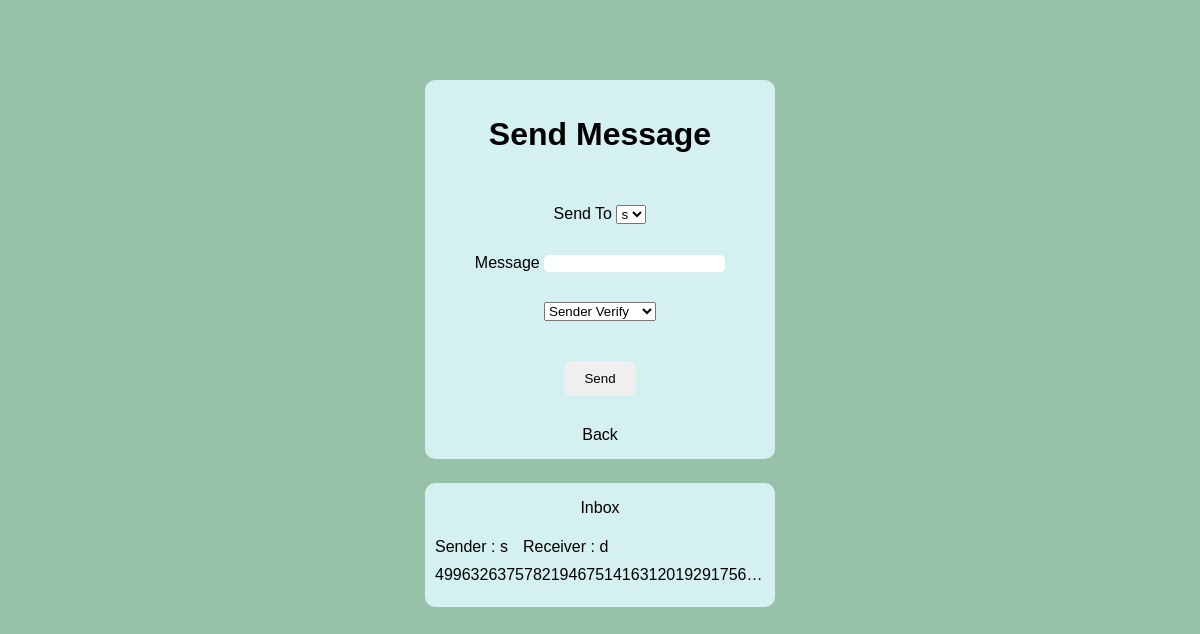
The app's page /custommessage (signed in), older data.
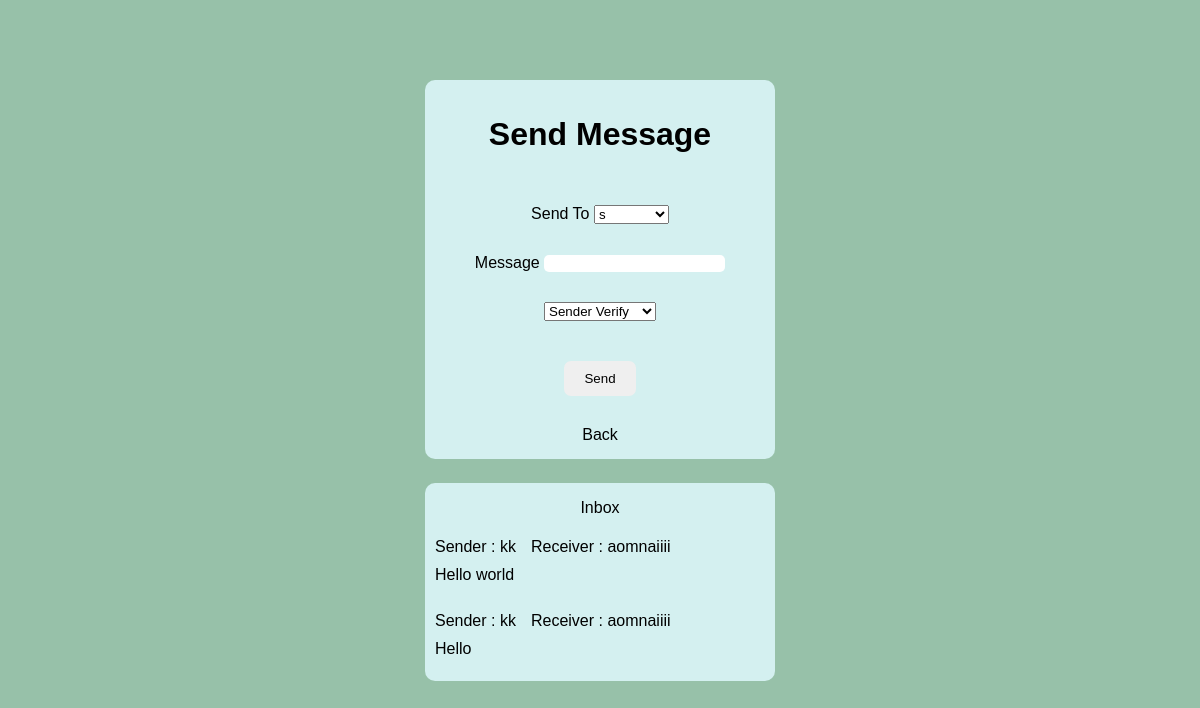
The same page, newer data.
### cryptoweb/models.py (models this page shows)
class Messages(models.Model):
    sender = models.CharField(max_length=64)
    receiver = models.CharField(max_length=64)
    message = models.CharField(max_length=512)
    signature = models.CharField(max_length=512)
    checkmessage = models.BooleanField(default=True)
    mode = models.CharField(max_length=32,default="None")

### cryptoweb/views.py (the view, shortened to what this page needs)
# urls.py: path('custommessage', views.custommessage, name="custommessage"),
def custommessage(request):
    if request.user.is_authenticated:
        realMessagesObject = Messages.objects.all()
        for m in realMessagesObject:
            m.checkmessage = (customhash.hash(m.message) == m.signature)
        messages = copy.deepcopy(realMessagesObject)
        newmessages = []
        for m in messages:
            if m.mode == "None":
                newmessages.append(m)
            elif m.mode == "Receiver Verify":
                if m.receiver == request.user.username:
                    Userkey = request.user.getPrivate_key()
                    m.message = RSAFunc.RSA_decrypt(message=m.message,key=Userkey)
                newmessages.append(m)
            elif m.mode == "Both":
                newmessages.append(m)
            else:
                pass
        return render(request, 'cryptoweb/custommessage.html',
                    { 'alluser' : Account.objects.all,
                        'messages' : newmessages,
                    })
    else:
        return render(request, 'cryptoweb/signin.html')

### cryptoweb/customhash.py (called while the page is built)
def hash(message):
    sha256 = hashlib.sha256()
    sha256.update(message.encode())
    hash_message = sha256.hexdigest()
    return hash_message

### cryptoweb/templates/cryptoweb/custommessage.html (shortened to what this page needs)
<!DOCTYPE html>
<html lang="en">
<head>
    <link rel="stylesheet" href="../../static/cryptoweb/digital.css">
</head>
<body>
    <form action="{% url 'custommessage' %}" method="post">
        <div class="box">
            <h1>Send Message</h1>
        </div>
        <div class="box">
            <label for="">Send To</label>
            <select name="receiver">
                {% for user in alluser %}
                    {% if user != request.user %}
                    <option value="{{user.username}}">{{user.username}}</option>
                    {% endif %}
                    {% empty %}
                    <option value="" disabled>Account not available</option>
                {% endfor %}
            </select>
        </div>
        <div class="box">
            <label for="">Message</label>
            <input type="text" name="message">
        </div>
        <div class="box">
            <select name="mode">
                <option value="Sender Verify">Sender Verify</option>
            </select>
        </div>
        <div class="box">
            <button type="submit">Send</button>
        </div>
        <div class="box">
            <a href="/" class="back">Back</a>
        </div>
    </form>
    <div class="container">
        <p class="first">Inbox</p>
        {% for m in messages %}
        <span>
            <p class="p">Sender : {{ m.sender }}</p>
            <p class="p">Receiver : {{ m.receiver }}</p>
        </span>
        <p class="p">{{ m.message }}</p><br>
        {% endfor %}
</div>
</body>
</html>

Row changes from the older to the newer data that the page shows:
removed Messages: sender "s", receiver "d", message "49963263757821946751416312019291756…"
added Messages: sender "kk", receiver "aomnaiiii", message "Hello world"
added Messages: sender "kk", receiver "aomnaiiii", message "Hello"
